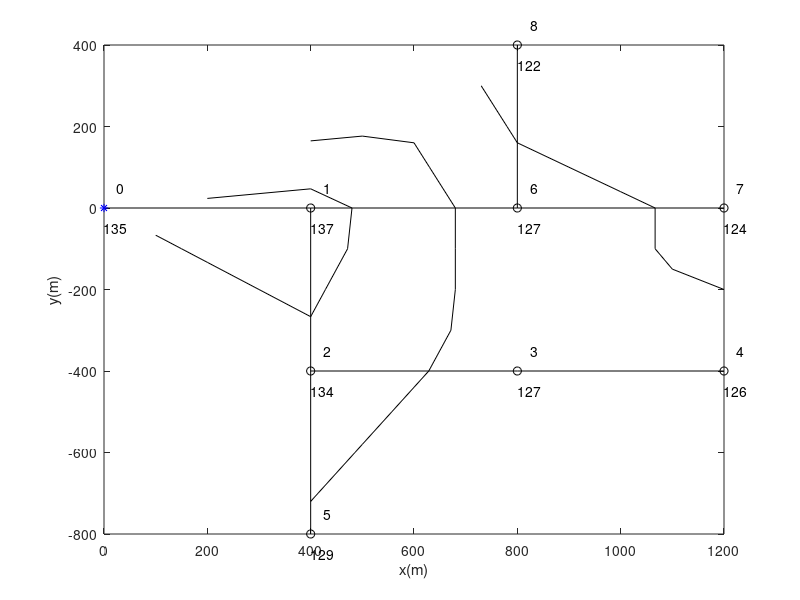

Here is the MATLAB script that generated this plot:
# Datos que definen la red a estudiar
# Red con 8 nudos
# Cada nudo representa una agrupación de bocas, desde el que se regaría la correspondiente superficie

z0=135; % z0 cota del origen del agua
D=transpose([0.5 0.35 0.25 0.15 0.15 0.25 0.15 0.15]); % diámetros de los tramos
L=transpose([400 400 400 400 400 400 400 400]); % longitudes de los tramos
ka=transpose([4e-5 4e-5 4e-5 4e-5 4e-5 4e-5 4e-5 4e-5]); % aspereza de arena equivalente del material de los tubos de los tramos
nu=1.3e-6; % viscosidad cinemática

# Altura de presión h requerida en cada nodo (boca o hidrante)
hreq=transpose([35 35 35 35 35 35 35 35]);

# Coordenadas de los nudos
x=transpose([400 400 800 1200 400 800 1200 800]); % abcisas de los nudos
y=transpose([0 -400 -400 -400 -800 0 0 400]); % ordenadas de los nudos
z=transpose([137 134 127 126 129 127 124 122]); % cotas de de los nudos
%z=z+5*randn(size(z)); % componente aleatoria en la cota

# Vector 1 al número de bocas
vectorBocas=(1:1:numel(z))';

# Matriz de tramos
# La fila i contiene los nudos de aguas arriba y aguas abajo del tramo i.
tramos=[0 1 2 3 2 1 6 6];
tramos=[tramos;1:numel(vectorBocas)]';

# Representación tramos red
fig01=figure();
plot([0 x(tramos(1,2))], [0 y(tramos(1,2))],'k')
hold on
for i=2:vectorBocas(end) % Tramos restantes
  plot([x(tramos(i,1)) x(tramos(i,2))], [y(tramos(i,1)) y(tramos(i,2))],'k')
endfor

plot(x,y,'ko') % representación nudos red
plot(0,0, 'b*') % representación nudo origen
text([0;x]+25,[0;y]+50,num2str([0;vectorBocas]))
text([0;x],[0;y]-50,num2str([z0;z]))
xlabel('x(m)')
ylabel('y(m)')

# Curvas de nivel
x=[0;x]; y=[0;y]; z_todos=[z0;z];
X=min(x)-500:100:max(x)+500;
Y=min(y)-500:100:max(y)+500;
[X,Y]=meshgrid(X,Y);
Z=griddata(x,y,z_todos,X,Y);
dimZ=size(Z);
Zvector=reshape(Z,dimZ(1)*dimZ(2),1);
equidCN=5;
rangoZ=floor(min(Zvector)/10)*10-equidCN:equidCN:ceil(max(Zvector))+equidCN;
contour(X,Y,Z,rangoZ,'k')
axis([min(x) max(x) min(y) max(y)]);
hold off

# Se crea la matriz de conexiones
caminos=zeros(numel(vectorBocas),numel(vectorBocas));
Mconex_hf=caminos;

for i=1:numel(vectorBocas)
  j=1;
  elementoInic=i;
  caminos(i,j)=elementoInic;
  Mconex_hf(i,elementoInic)=1;
  while elementoInic>0
    j=j+1;
    caminos(i,j)=tramos(elementoInic,1);
    elementoInic=caminos(i,j);
    if elementoInic>0
      Mconex_hf(i,elementoInic)=1;
    endif
  endwhile
  
endfor

# Matriz para el cálculo de los caudales de los tramos
Mconex_Q=transpose(Mconex_hf);